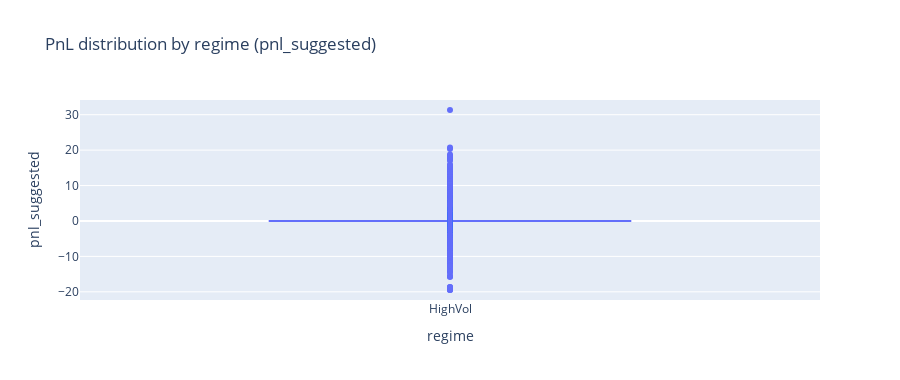

The notebook cell this image was saved under:
### Code cell
pnl_col = "pnl_suggested" if "pnl_suggested" in df.columns else ("pnl" if "pnl" in df.columns else None)
fig = px.box(df, x="regime", y=pnl_col, title=f"PnL distribution by regime ({pnl_col})")
fig.update_layout(height=380)
fig

### Figure 1 — Plotly figure (JSON) as saved in the notebook; plotly's stock layout.template omitted (floating-point values rounded to 4 significant figures; data arrays with more than 128 entries replaced by an {"elided": "..."} marker saying what was removed)
{"data": [{"alignmentgroup": "True", "hovertemplate": "regime=%{x}<br>pnl_suggested=%{y}<extra></extra>", "legendgroup": "", "marker": {"color": "#636efa"}, "name": "", "notched": false, "offsetgroup": "", "orientation": "v", "showlegend": false, "type": "box", "x": {"elided": "17957 str values"}, "x0": " ", "xaxis": "x", "y": {"elided": "17957 float values"}, "y0": " ", "yaxis": "y"}], "layout": {"boxmode": "group", "height": 380, "legend": {"tracegroupgap": 0}, "title": {"text": "PnL distribution by regime (pnl_suggested)"}, "xaxis": {"anchor": "y", "domain": [0, 1], "title": {"text": "regime"}}, "yaxis": {"anchor": "x", "domain": [0, 1], "title": {"text": "pnl_suggested"}}}}
